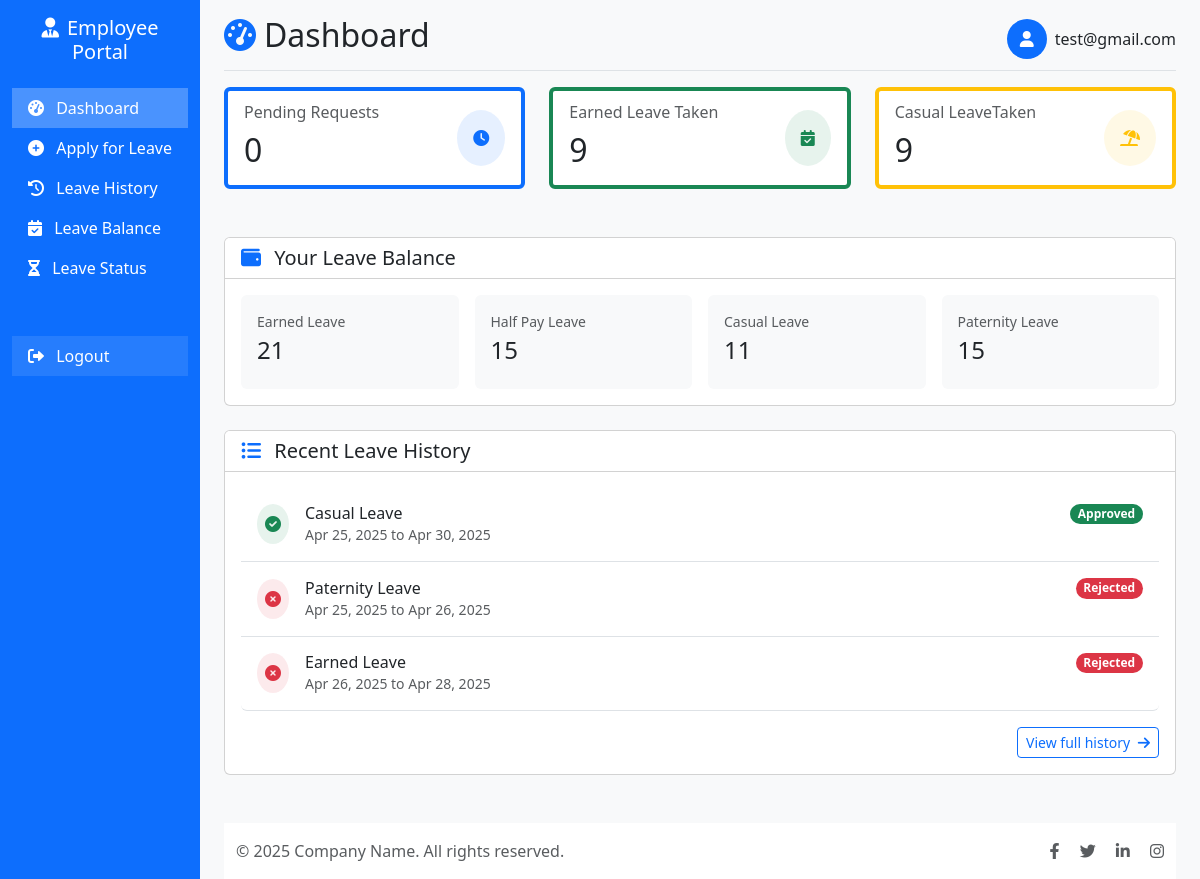
/employee/dashboard.php (signed in), run on the app's committed database.
### tables this page shows
CREATE TABLE `leave_requests` (
  `id` int(11) NOT NULL,
  `user_id` int(11) NOT NULL,
  `leave_type_id` int(11) NOT NULL,
  `leave_type` varchar(255) NOT NULL,
  `start_date` date NOT NULL,
  `end_date` date NOT NULL,
  `reason` text DEFAULT NULL,
  `medical_certificate` varchar(255) DEFAULT NULL,
  `status` enum('pending','approved','rejected') NOT NULL DEFAULT 'pending',
  `approved_by` int(11) DEFAULT NULL,
  `approval_date` date DEFAULT NULL,
  `applied_at` timestamp NOT NULL DEFAULT current_timestamp(),
  `submitted_at` timestamp NOT NULL DEFAULT current_timestamp(),
  `created_at` timestamp NOT NULL DEFAULT current_timestamp(),
  `rejection_reason` varchar(1000) DEFAULT NULL,
  `days` int(11) NOT NULL
);

CREATE TABLE `leavetypes` (
  `LeaveTypeID` int(11) NOT NULL,
  `LeaveName` varchar(100) NOT NULL,
  `MaxPerYear` int(11) DEFAULT NULL,
  `MaxAtATime` int(11) DEFAULT NULL,
  `Accumulable` tinyint(1) DEFAULT 1,
  `GenderSpecific` enum('All','Male','Female') DEFAULT 'All',
  `Description` text DEFAULT NULL
);

### employee/dashboard.php (the view, shortened to what this page needs)
<?php
include('../config/db.php');
$employee_id = $_SESSION['user_id'];
$employee_email = $_SESSION['email'];
$leave_balance = [
    'Halfpay_leave' => 0,
    'casual_leave' => 0,
    'earned_leave' => 0,
    'Maternity_leave' => 0,
    'Paternity_leave' => 0
];
$query_history = "SELECT lr.*, lt.LeaveName
                    FROM leave_requests lr
                    LEFT JOIN leavetypes lt ON lr.leave_type_id = lt.LeaveTypeID
                    WHERE user_id = ? ORDER BY start_date ASC LIMIT 3";
$stmt_history = $conn->prepare($query_history);
$stmt_history->bind_param("i", $employee_id);
$stmt_history->execute();
$result_history = $stmt_history->get_result();
$leave_history = $result_history->fetch_all(MYSQLI_ASSOC);
$query_pending = "SELECT COUNT(*) as total FROM leave_requests WHERE user_id = ? AND status = 'pending'";
$stmt_pending = $conn->prepare($query_pending);
$stmt_pending->bind_param("i", $employee_id);
$stmt_pending->execute();
$result_pending = $stmt_pending->get_result();
$row = $result_pending->fetch_assoc();
$pending_requests = $row['total'];
$leave_taken = [
    'casual_leave_taken' => 0,
    'earned_leave_taken' => 0
];
$sql_taken = "SELECT lt.LeaveTypeID, SUM(DATEDIFF(end_date, start_date) + 1) AS days_taken
              FROM leave_requests lr
              JOIN leavetypes lt ON lr.leave_type_id = lt.LeaveTypeID
              WHERE lr.user_id = ? AND lr.status = 'approved' AND lt.LeaveTypeID IN (1, 3)
              GROUP BY lt.LeaveTypeID";
$stmt_taken = $conn->prepare($sql_taken);
$stmt_taken->bind_param("i", $employee_id);
$stmt_taken->execute();
$result_taken = $stmt_taken->get_result();
while ($row_taken = $result_taken->fetch_assoc()) {
    if ($row_taken['LeaveTypeID'] == 1) {
        $leave_taken['earned_leave_taken'] = $row_taken['days_taken'];
    } elseif ($row_taken['LeaveTypeID'] == 3) {
        $leave_taken['casual_leave_taken'] = $row_taken['days_taken'];
    }
}
?>
<?php include('header.php'); ?>
<div class="d-flex justify-content-between flex-wrap flex-md-nowrap align-items-center pt-3 pb-2 mb-3 border-bottom">
    <h1 class="h2"><i class="fas fa-tachometer-alt text-primary me-2"></i>Dashboard</h1>
    <div class="d-flex align-items-center">
        <div class="bg-primary text-white rounded-circle d-flex align-items-center justify-content-center me-2" style="width: 40px; height: 40px;">
            <i class="fas fa-user"></i>
        </div>
        <span><?php echo htmlspecialchars($employee_email); ?></span>
    </div>
</div>
<div class="row mb-4">
    <div class="col-md-4 mb-4">
        <div class="card h-100 border-start border-primary border-4">
            <div class="card-body">
                <div class="d-flex justify-content-between align-items-center">
                    <div>
                        <h6 class="card-subtitle mb-2 text-muted">Pending Requests</h6>
                        <h2 class="card-title mb-0"><?php echo $pending_requests; ?></h2>
                    </div>
                    <div class="bg-primary bg-opacity-10 rounded-circle p-3">
                        <i class="fas fa-clock text-primary"></i>
                    </div>
                </div>
            </div>
        </div>
    </div>
    <div class="col-md-4 mb-4">
        <div class="card h-100 border-start border-success border-4">
            <div class="card-body">
                <div class="d-flex justify-content-between align-items-center">
                    <div>
                        <h6 class="card-subtitle mb-2 text-muted">Earned Leave Taken</h6>
                        <h2 class="card-title mb-0"><?php echo $leave_taken['earned_leave_taken'] ?? 0; ?></h2>
                    </div>
                    <div class="bg-success bg-opacity-10 rounded-circle p-3">
                        <i class="fas fa-calendar-check text-success"></i>
                    </div>
                </div>
            </div>
        </div>
    </div>
    <div class="col-md-4 mb-4">
        <div class="card h-100 border-start border-warning border-4">
            <div class="card-body">
                <div class="d-flex justify-content-between align-items-center">
                    <div>
                        <h6 class="card-subtitle mb-2 text-muted">Casual LeaveTaken</h6>
                        <h2 class="card-title mb-0"><?php echo $leave_taken['casual_leave_taken'] ?? 0; ?></h2>
                    </div>
                    <div class="bg-warning bg-opacity-10 rounded-circle p-3">
                        <i class="fas fa-umbrella-beach text-warning"></i>
                    </div>
                </div>
            </div>
        </div>
    </div>
</div>
<?php
$sql_gender = "SELECT gender FROM users WHERE id = ?";
$stmt_gender = $conn->prepare($sql_gender);
$stmt_gender->bind_param("i", $employee_id);
$stmt_gender->execute();
$result_gender = $stmt_gender->get_result();
$employee_gender = '';
if ($row_gender = $result_gender->fetch_assoc()) {
    $employee_gender = $row_gender['gender'];
}
$current_year = date('Y');
$sql = "SELECT ul.LeaveTypeID, lt.LeaveName, ul.Balance
        FROM userleaves ul
        JOIN leavetypes lt ON ul.LeaveTypeID = lt.LeaveTypeID
        WHERE ul.UserID = ? AND ul.Year = ?";
$stmt = $conn->prepare($sql);
$stmt->bind_param("ii", $employee_id, $current_year);
$stmt->execute();
$result = $stmt->get_result();
while ($row = $result->fetch_assoc()) {
    switch ($row['LeaveTypeID']) {
        case 1:
            $leave_balance['earned_leave'] = $row['Balance'];
            break;
        case 2:
            $leave_balance['Halfpay_leave'] = $row['Balance'];
            break;
        case 3:
            $leave_balance['casual_leave'] = $row['Balance'];
            break;
        case 7:
            if ($employee_gender == 'Male') {
                $leave_balance['Paternity_leave'] = $row['Balance'];
            }
            break;
    }
}
?>
<div class="card mb-4">
    <div class="card-header bg-white">
        <h5 class="mb-0"><i class="fas fa-wallet text-primary me-2"></i> Your Leave Balance</h5>
    </div>
    <div class="card-body">
        <div class="row g-3">
            <div class="col-md-4 col-lg">
                <div class="bg-light p-3 rounded">
                    <div class="small text-muted mb-1">Earned Leave</div>
                    <div class="h4"><?php echo $leave_balance['earned_leave'] ?? 0; ?></div>
                </div>
            </div>
            <div class="col-md-4 col-lg">
                <div class="bg-light p-3 rounded">
                    <div class="small text-muted mb-1">Half Pay Leave</div>
                    <div class="h4"><?php echo $leave_balance['Halfpay_leave'] ?? 0; ?></div>
                </div>
            </div>
            <div class="col-md-4 col-lg">
                <div class="bg-light p-3 rounded">
                    <div class="small text-muted mb-1">Casual Leave</div>
                    <div class="h4"><?php echo $leave_balance['casual_leave'] ?? 0; ?></div>
                </div>
            </div>
            <?php if ($employee_gender == 'Male'): ?>
            <div class="col-md-4 col-lg">
                <div class="bg-light p-3 rounded">
                    <div class="small text-muted mb-1">Paternity Leave</div>
                    <div class="h4"><?php echo $leave_balance['Paternity_leave'] ?? 0; ?></div>
                </div>
            </div>
            <?php endif; ?>
        </div>
    </div>
</div>
<div class="card">
    <div class="card-header bg-white">
        <h5 class="mb-0"><i class="fas fa-list-ul text-primary me-2"></i> Recent Leave History</h5>
    </div>
    <div class="card-body">
        <?php if (count($leave_history) > 0): ?>
            <div class="list-group">
                <?php foreach ($leave_history as $request): ?>
                    <div class="list-group-item list-group-item-action border-0 border-bottom py-3">
                        <div class="d-flex align-items-center">
                            <div class="me-3 rounded-circle p-2
                                <?php echo $request['status'] == 'approved' ? 'bg-success bg-opacity-10' :
                                    ($request['status'] == 'rejected' ? 'bg-danger bg-opacity-10' : 'bg-warning bg-opacity-10'); ?>">
                                <i class="fas
                                    <?php echo $request['status'] == 'approved' ? 'fa-check-circle text-success' :
                                        ($request['status'] == 'rejected' ? 'fa-times-circle text-danger' : 'fa-hourglass-half text-warning'); ?>">
                                </i>
                            </div>
                            <div class="flex-grow-1">
                                <div class="d-flex justify-content-between align-items-center">
                                    <h6 class="mb-0"><?php echo ucfirst($request['LeaveName']); ?></h6>
                                    <span class="badge rounded-pill
                                        <?php echo $request['status'] == 'approved' ? 'bg-success' :
                                            ($request['status'] == 'rejected' ? 'bg-danger' : 'bg-warning'); ?>">
                                        <?php echo ucfirst($request['status']); ?>
                                    </span>
                                </div>
                                <p class="text-muted small mb-0">
                                    <?php echo date('M d, Y', strtotime($request['start_date'])); ?> to
                                    <?php echo date('M d, Y', strtotime($request['end_date'])); ?>
                                </p>
                            </div>
                        </div>
                    </div>
                <?php endforeach; ?>
            </div>
            <div class="text-end mt-3">
                <a href="leave_history.php" class="btn btn-sm btn-outline-primary">
                    View full history <i class="fas fa-arrow-right ms-1"></i>
                </a>
            </div>
        <?php endif; ?>
    </div>
</div>
<?php include('footer.php'); ?>

### data on the page
leave_requests: leave_type.LeaveName "Casual Leave", status "Approved", start_date "Apr 25, 2025", end_date "Apr 30, 2025"
leave_requests: leave_type.LeaveName "Paternity Leave", status "Rejected", start_date "Apr 25, 2025", end_date "Apr 26, 2025"
leave_requests: leave_type.LeaveName "Earned Leave", status "Rejected", start_date "Apr 26, 2025", end_date "Apr 28, 2025"

### other printed values
$employee_email "test@gmail.com"
$pending_requests "0"
$leave_taken['earned_leave_taken'] "9"
$leave_taken['casual_leave_taken'] "9"
$leave_balance['earned_leave'] "21"
$leave_balance['Halfpay_leave'] "15"
$leave_balance['casual_leave'] "11"
$leave_balance['Paternity_leave'] "15"
